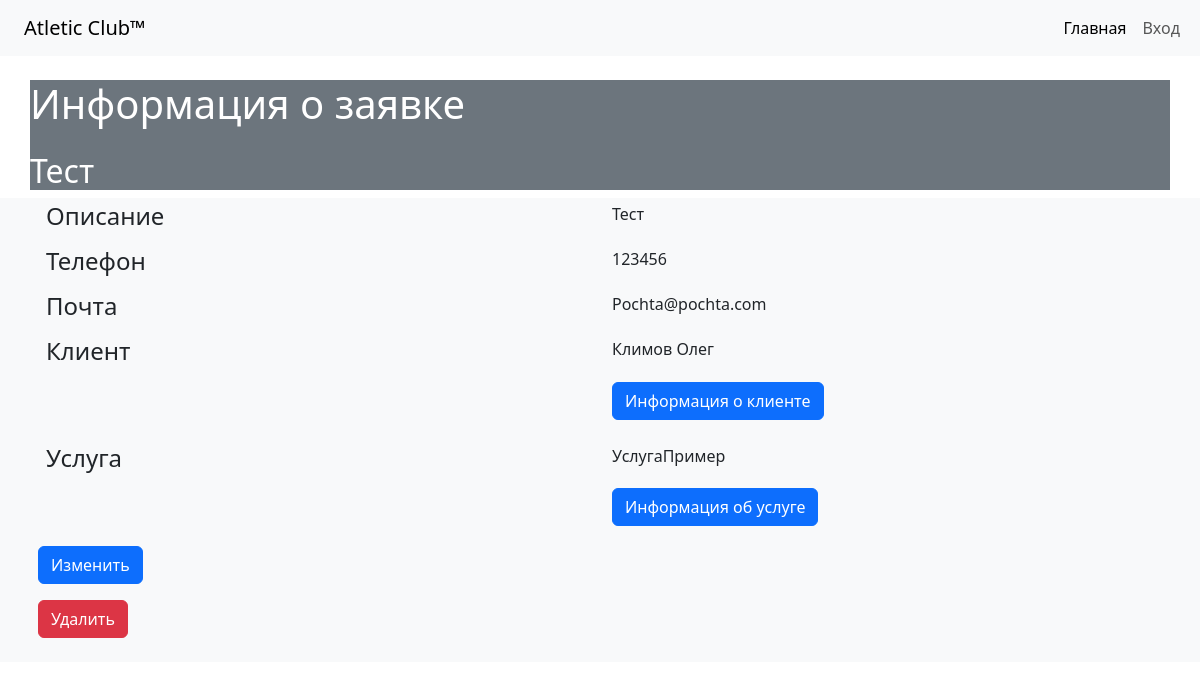
The page /bid/1 on the database its author committed.
### diplom/bid/models.py (models this page shows, shortened)
class Bid(models.Model):
    date = models.DateField(verbose_name='Дата')
    name = models.CharField(max_length=250, verbose_name='Название')
    description = models.TextField(max_length=250, verbose_name='Описание')
    phone = models.CharField(max_length=250, verbose_name='Телефон')
    email = models.EmailField(verbose_name='Почта')
    client = models.ForeignKey(Clients, on_delete=models.PROTECT, verbose_name='Клиент')
    service = models.ForeignKey(Services, on_delete=models.PROTECT, verbose_name='Услуга')

### diplom/clients/models.py (models this page shows, shortened)
class Clients(models.Model):
    date = models.DateTimeField(auto_now_add=True)
    last_name = models.CharField(max_length=250, verbose_name='Фамилия')
    first_name = models.CharField(max_length=250, verbose_name='Имя')
    patronymic = models.CharField(max_length=250, verbose_name='Отчетство')
    legal_adress = models.CharField(max_length=250, verbose_name='Адресс прописки')
    physical_adress = models.CharField(max_length=250, verbose_name='Фактический адресс')
    inn = models.IntegerField()
    kpp = models.IntegerField()
    bank = models.IntegerField()
    phone = models.CharField(max_length=14)
    email = models.EmailField()
    date_of_birth = models.DateTimeField()
    passports_series = models.IntegerField()
    passports_number = models.IntegerField()
    services = models.ForeignKey(Services, on_delete=models.DO_NOTHING, verbose_name='Услуги')
    user_state = models.ForeignKey(Status, on_delete=models.DO_NOTHING, verbose_name='Статус')

### diplom/services/models.py (models this page shows, shortened)
class Services(models.Model):
    date = models.DateField(blank="True", verbose_name="Дата")
    name = models.CharField(max_length=250, verbose_name='Наименование')
    description = models.TextField(max_length=250, verbose_name='Описание')
    price = models.IntegerField(verbose_name='Стоимость')
    unit = models.IntegerField(verbose_name='Единица измерения')

### diplom/bid/views.py (the view)
# urls.py: path('<int:pk>', views.BidShowView.as_view(), name='bid_show'),
class BidShowView(DetailView):
    model = models.Bid
    template_name = 'bid/bid_show.html'
    context_object_name = 'bid'

### diplom/templates/bid/bid_show.html
{% extends 'base.html' %}
{% load django_bootstrap5 %}
{% block content %}
  <div class="container card-header bg-secondary text-white">
    <h1 class="my-4">
        Информация о заявке
    </h1>
    <h2>{{ bid.name }}</h2>
  </div>
    <div class="card-body bg-light">
      <div class="container">
        <div class="row p-1">
          <div class="col"><h4>Описание</h4></div>
          <div class="col">{{bid.description}}</div>
        </div>
        <div class="row p-1">
          <div class="col"><h4>Телефон</h4></div>
          <div class="col">{{bid.phone}}</div>
        </div>
        <div class="row p-1">
          <div class="col"><h4>Почта</h4></div>
          <div class="col">{{bid.email}}</div>
        </div>
        <div class="row p-1">
          <div class="col"><h4>Клиент</h4></div>
          <div class="col">{{bid.client.last_name}} {{bid.client.first_name}}</div>
        </div>
        <div class="row p-1">
          <div class="col"></div>
          <div class="col"><form action="{% url 'client_show' bid.client.pk %}">
            <button class="btn btn-primary mb-3" type="submit">Информация о клиенте</button>
          </form>
        </div>
        </div>
        <div class="row p-1">
          <div class="col"><h4>Услуга</h4></div>
          <div class="col">{{bid.service.name}}</div>
        </div>
        <div class="row p-1">
          <div class="col"></div>
          <div class="col"><form action="{% url 'service_show' bid.service.pk %}">
            <button class="btn btn-primary mb-3" type="submit">Информация об услуге</button>
          </form>
        </div>
        <div class="row p-1">
          <div class="col">
            <form action="{% url 'bid_update' bid.pk %}">
            <button class="btn btn-primary mb-3" type="submit">Изменить</button>
          </form>
          <form action="{% url 'bid_delete' bid.pk %}">
            <button class="btn btn-danger mb-3" type="submit">Удалить</button>
          </form>
          </div>
        </div>
      </div>
    </div>
{% endblock%}

### rows shown on the page
Bid: name "Тест", description "Тест", phone "123456", email "Pochta@pochta.com", client.last_name "Климов", client.first_name "Олег", service.name "УслугаПример"
